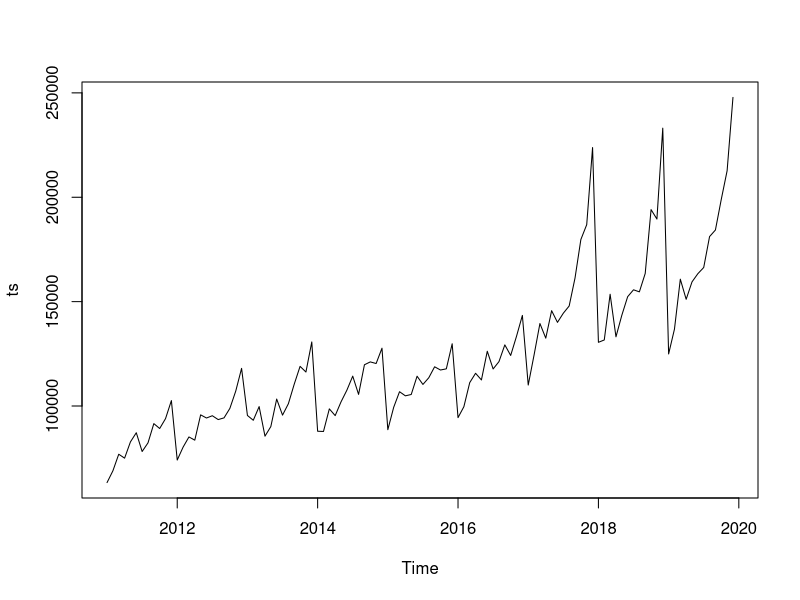
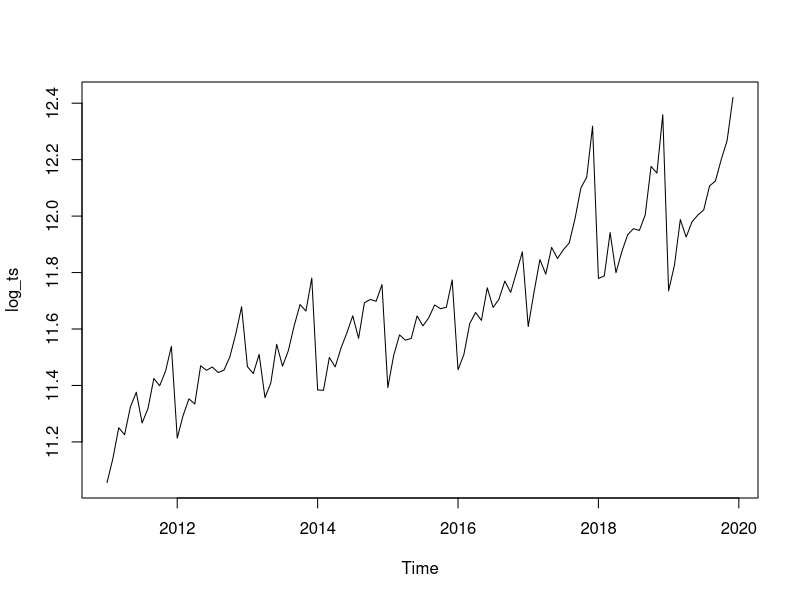
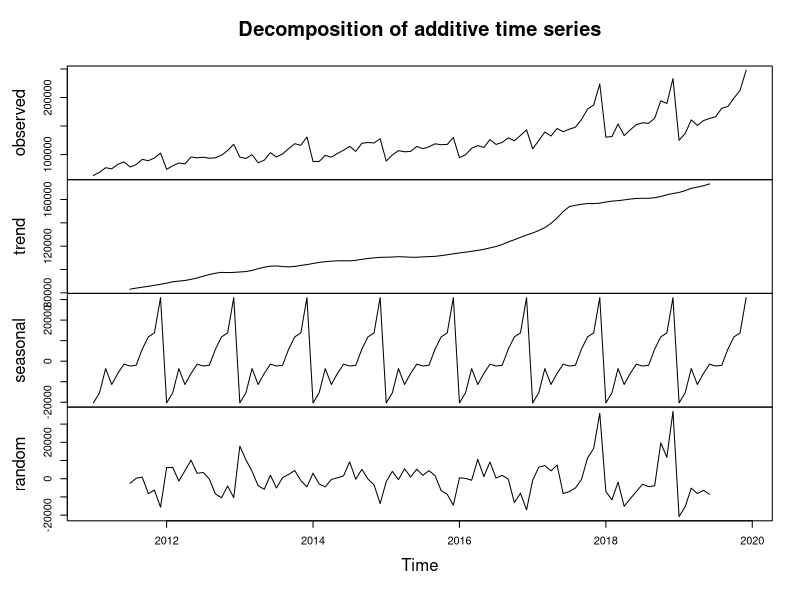
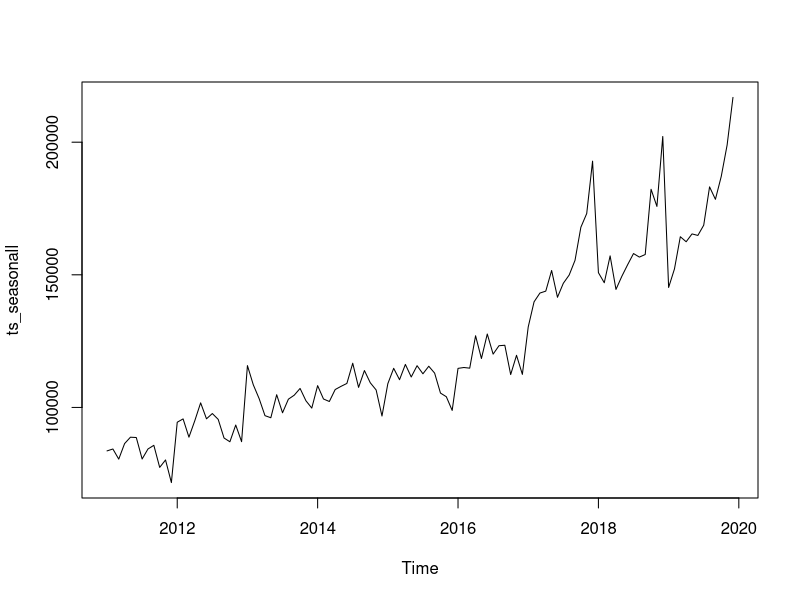
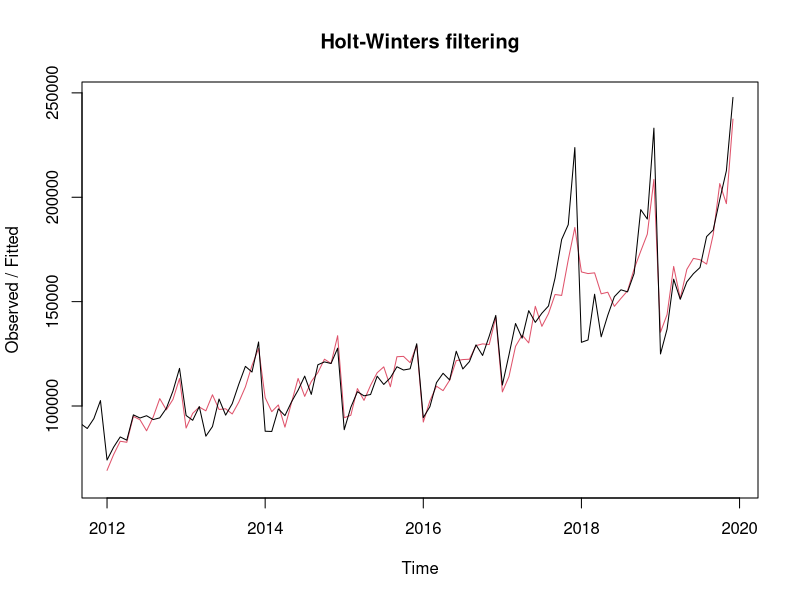
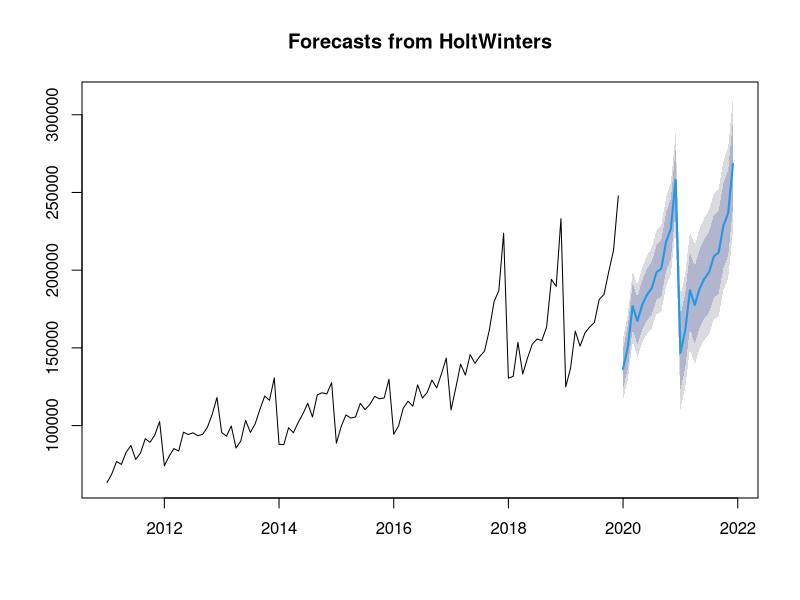
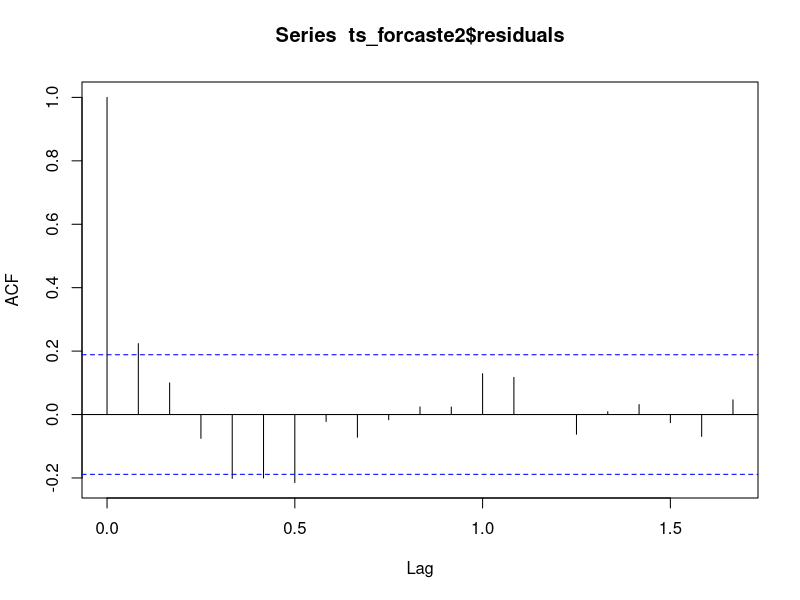
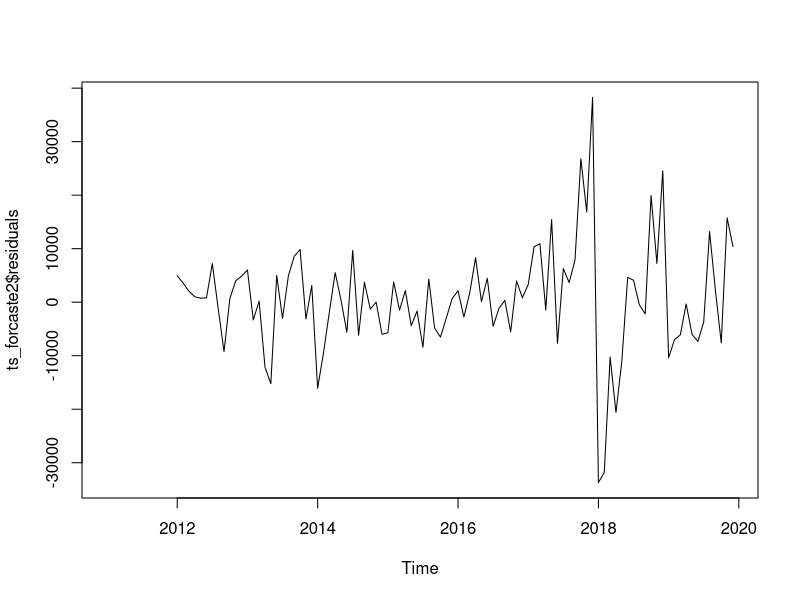

Generate these figures, in order, with R:
## ---- chunk 1
library(readxl)
library(forecast)
## ---- chunk 2

plotForecastErrors <- function(forecasterrors)
{
  # make a histogram of the forecast errors:
  mybinsize <- IQR(forecasterrors,na.rm = T)/4
  mysd   <- sd(forecasterrors, na.rm = T)
  mymin  <- min(forecasterrors,na.rm = T) - mysd*5
  mymax  <- max(forecasterrors, na.rm = T) + mysd*3
  # generate normally distributed data with mean 0 and standard deviation mysd
  mynorm <- rnorm(10000, mean=0, sd=mysd)
  mymin2 <- min(mynorm)
  mymax2 <- max(mynorm)
  if (mymin2 < mymin) { mymin <- mymin2 }
  if (mymax2 > mymax) { mymax <- mymax2 }
  # make a red histogram of the forecast errors, with the normally distributed data overlaid:
  mybins <- seq(mymin, mymax, mybinsize)
  hist(forecasterrors, col="red", freq=FALSE, breaks=mybins)
  # freq=FALSE ensures the area under the histogram = 1
  # generate normally distributed data with mean 0 and standard deviation mysd
  myhist <- hist(mynorm, plot=FALSE)
  # plot the normal curve as a blue line on top of the histogram of forecast errors:
  points(myhist$mids, myhist$density, type="l", col="blue", lwd=2)
}

growth <- function(present, past) {
  (present - past) / past
}

## ---- chunk 3

df <- read_xls('economy.xls', sheet='2011-2019 NACE 2')


df = df[4,]
df = df[-c(1,3)]
# rownames(df) = df[1]
df = df[-1]
df = t(df)
df[110] = "155770.7"
df[] <- sapply(df[],function(x) as.numeric(as.character(x)))
df = as.numeric(df)
# df= df * 1000000
df = df[-c(109:120)]
ts = ts(df, start = c(2011,1), frequency = c(12))
## ---- chunk 4
ts.plot(ts)
## ---- chunk 5

log_ts <- log(ts)
plot.ts(log_ts)

## ---- chunk 6
ts_components <- decompose(ts)
## ---- chunk 7
ts_components$seasonal
## ---- chunk 8
plot(ts_components)
## ---- chunk 9

ts_seasonall <- ts - ts_components$seasonal

## ---- chunk 10
plot(ts_seasonall)

## ---- chunk 11
ts_forcaste <- HoltWinters(ts)
ts_forcaste
#
## ---- chunk 12
ts_forcaste$SSE

## ---- chunk 13
plot(ts_forcaste)
## ---- chunk 14
ts_forcaste2 = forecast:::forecast.HoltWinters(ts_forcaste, h= 24)
(as.data.frame(ts_forcaste2))[1]
## ---- chunk 15
forecast:::plot.forecast(ts_forcaste2)
## ---- chunk 16

year_2019 <- window(ts, 2019)
year_2020 <- (as.data.frame(ts_forcaste2))[1][c(1:12),]
year_2021 <- (as.data.frame(ts_forcaste2))[1][c(13:24),]

growth_HW_21 <- growth(sum(year_2021),sum(year_2020))
growth_HW_20 <- growth(sum(year_2020),sum(year_2019))
## ---- chunk 17
# year_2019 <- window(ts, 2019)
# year_2019_predict_HW <- (as.data.frame(ts_forcaste2))[1][c(1:2),]
# sum_year_2019 = sum(c(year_2019,year_2019_predict_HW))
# year_2020 = (as.data.frame(ts_forcaste2))[1][c(3:14),]
# growth_HW <- growth(sum(year_2020),sum_year_2019)
# growth_HW 

## ---- chunk 18
acf(ts_forcaste2$residuals, lag.max=20, na.action = na.pass)
Box.test(ts_forcaste2$residuals, lag=20, type="Ljung-Box")
## ---- chunk 19
plot.ts(ts_forcaste2$residuals)

## ---- chunk 20
plotForecastErrors(ts_forcaste2$residuals)
## ---- chunk 21
plot.ts(ts)
ts_diff1 <-  diff(ts, differences = 1)

plot.ts(ts_diff1)
## ---- chunk 22

acf(ts_diff1, lag.max=20)             # plot a correlogram
## ---- chunk 23
acf(ts_diff1, lag.max=20, plot=FALSE) # get the autocorrelation values
## ---- chunk 24
pacf(ts_diff1, lag.max=20)             # plot a partial correlogram
pacf(ts_diff1, lag.max=20, plot=FALSE) # get the partial autocorrelation values
## ---- chunk 25
ts_arima = Arima(ts, order=c(1,1,1),seasonal = list(order = c(1,1,1)))
ts_arima
## ---- chunk 26
ts_arima_forecast = forecast(ts_arima,h = 24)
ts_arima_forecast

forecast:::plot.forecast(ts_arima_forecast)
## ---- chunk 27
# this_year_predict_ARIMA <- (as.data.frame(ts_arima_forecast))[1]


# year_2019_predict_ARIMA <- (as.data.frame(ts_arima_forecast))[1][c(1:2),]
# sum_year_2019 = sum(c(year_2019,year_2019_predict_ARIMA))
# year_2020 = (as.data.frame(ts_arima_forecast))[1][c(3:14),]
year_2020 <- (as.data.frame(ts_arima_forecast))[1][c(1:12),]
year_2021 <- (as.data.frame(ts_arima_forecast))[1][c(13:24),]

growth_ARIMA_21 <- growth(sum(year_2021), sum(year_2020))
growth_ARIMA_20 <- growth(sum(year_2020), sum(year_2019))
## ---- chunk 28
acf(ts_arima_forecast$residuals, lag.max=20)
Box.test(ts_arima_forecast$residuals, lag=20, type="Ljung-Box")
## ---- chunk 29
plot.ts(ts_arima_forecast$residuals)            # make time plot of forecast errors
plotForecastErrors(ts_arima_forecast$residuals)
## ---- chunk 30
ts_arima = Arima(ts, order=c(2,1,1),seasonal = list(order = c(2,1,0)))
ts_arima
## ---- chunk 31
ts_arima_forecast = forecast(ts_arima,h = 24)
ts_arima_forecast

forecast:::plot.forecast(ts_arima_forecast)
## ---- chunk 32

# this_year_predict_ARIMA <- (as.data.frame(ts_arima_forecast))[1]
# 
# year_2019_predict_ARIMA <- (as.data.frame(ts_arima_forecast))[1][c(1:2),]
# sum_year_2019 = sum(c(year_2019,year_2019_predict_ARIMA))
# year_2020 = (as.data.frame(ts_arima_forecast))[1][c(3:14),]

year_2020 <- (as.data.frame(ts_arima_forecast))[1][c(1:12),]
year_2021 <- (as.data.frame(ts_arima_forecast))[1][c(13:24),]

growth_ARIMA2_21 <- growth(sum(year_2021), sum(year_2020))
growth_ARIMA2_20 <- growth(sum(year_2020), sum(year_2019))

## ---- chunk 33
acf(ts_arima_forecast$residuals, lag.max=20)
Box.test(ts_arima_forecast$residuals, lag=20, type="Ljung-Box")
## ---- chunk 34
plot.ts(ts_arima_forecast$residuals)            # make time plot of forecast errors
plotForecastErrors(ts_arima_forecast$residuals)
## ---- chunk 35

fit <- auto.arima(ts,max.p = 5,max.q = 5,max.P = 5,max.Q = 5,max.d = 3,seasonal = TRUE)
fit
fit_forecast = forecast(fit,h=24)
plot(fit_forecast)
# str(fit)
## ---- chunk 36

# year_2021_predict_auto.arima <- (as.data.frame(fit_forecast))[1]
# year_2021_predict_auto.arima_95_low <- (as.data.frame(fit_forecast))[4]
# year_2021_predict_auto.arima_95_high <- (as.data.frame(fit_forecast))[5]
# 
# growth_auto.arima <- growth(sum(year_2021_predict_auto.arima),sum(year_2020))
# growth_auto.arima_95_low <- growth(sum(year_2021_predict_auto.arima_95_low),sum(year_2020))
# growth_auto.arima_95_high <- growth(sum(year_2021_predict_auto.arima_95_high),sum(year_2020))
# 
# growth_auto.arima
# growth_auto.arima_95_low
# growth_auto.arima_95_high


year_2020 <- (as.data.frame(fit_forecast))[1][c(1:12),]
year_2021 <- (as.data.frame(fit_forecast))[1][c(13:24),]

growth_auto.arima_21 <- growth(sum(year_2021), sum(year_2020))
growth_auto.arima_20 <- growth(sum(year_2020), sum(year_2019))

## ---- chunk 37
# growth_ARIMA =  -growth_ARIMA
# 
# growth_ARIMA2 = -growth_ARIMA2
# 
# growth_auto.arima
# 
# growth_HW

growth_ARIMA_20
growth_ARIMA_21

growth_ARIMA2_20
growth_ARIMA2_21

growth_auto.arima_20
growth_auto.arima_21

## ---- chunk 38
# df = rbind(growth_ARIMA ,growth_ARIMA2, growth_auto.arima, growth_HW)
# df = as.data.frame(t(df))
# rownames(df) = "dec-20"
# colnames(df) <- c("arima (1,1,1), (1,1,1)", "arima (2,1,1), (2,1,0)", "auto.arima (2,0,0), (0,1,0)", "HW")
# writexl::write_xlsx(df,"total-industry-21.xlsx")
